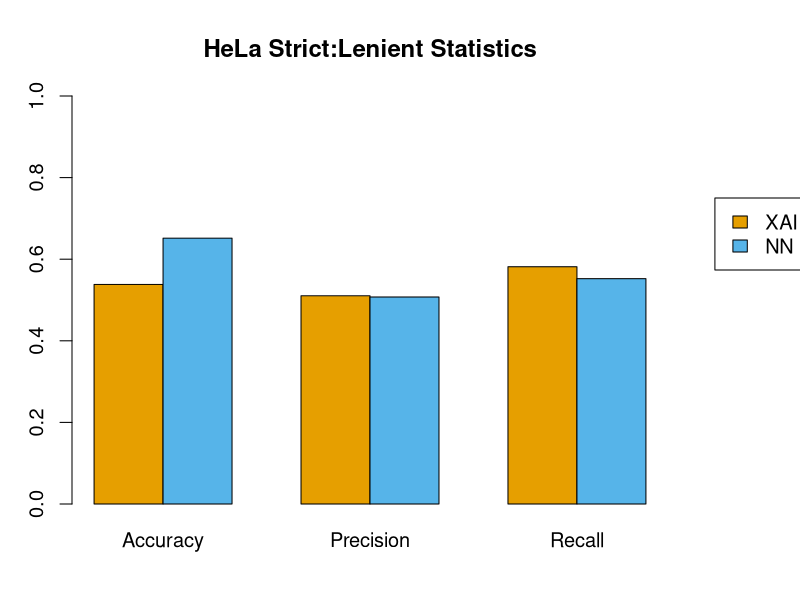

Here is the R script that generated this plot:

cbbPalette <- c("#000000", "#E69F00", "#56B4E9", "#009E73", "#F0E442", "#0072B2", "#D55E00", "#CC79A7")

# HeLa matrix
HeLa_cmat <- matrix(0,2,3)
colnames(HeLa_cmat) <- c("Accuracy", "Precision", "Recall")
rownames(HeLa_cmat) <- c("XAI", "NN")

HeLa_cmat[1,1] <- 0.53815
HeLa_cmat[1,2] <- 0.51035
HeLa_cmat[1,3] <- 0.58154

HeLa_cmat[2,1] <- 0.65156
HeLa_cmat[2,2] <- 0.50732
HeLa_cmat[2,3] <- 0.55230

# Plotting HeLa
pdf(file = "~/Human_Datasets/Plots/Figure1/Extra_Performance/HeLa_strict_lenient_barplots.pdf",
width = 6, height = 6, pointsize = 14)
par(mar=c(4,3,4,5.5), cex = 1.2)
par(xpd = NA)
    barplot(HeLa_cmat, col = cbbPalette[2:3], beside = T, ylim = c(0,1),
            main = "HeLa Strict:Lenient Statistics"
            )
    legend(10,0.75,rownames(HeLa_cmat), fill=cbbPalette[2:3])
dev.off()
